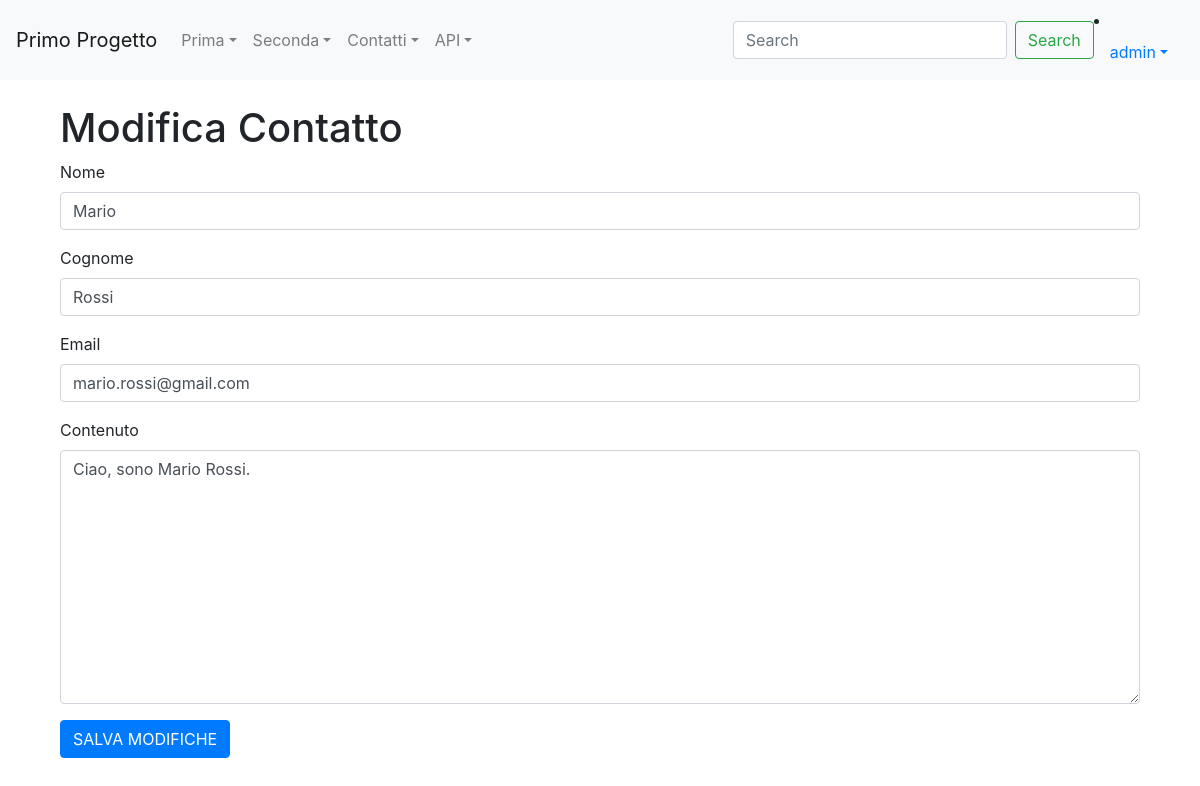
Screenshot of /forms_app/modifica_contatto/6/ (signed in) with the database file from the repository.
### forms_app/models.py (models this page shows)
class Contatto(models.Model):
    nome = models.CharField(max_length=100,blank=True)
    cognome = models.CharField(max_length=100,blank=True)
    email = models.EmailField(max_length=200,blank=True)
    contenuto = models.TextField(blank=True)

### forms_app/views.py (the view)
# urls.py: path('modifica_contatto/<int:pk>/', modifica_contatto, name = 'modifica_contatto'),
@login_required(login_url="/accounts/login")
def modifica_contatto(request, pk):
    contatto = get_object_or_404(Contatto, id=pk)
    if request.method == "GET":
        form = FormContatto(instance=contatto)
    if request.method == "POST":
        form = FormContatto(request.POST, instance=contatto)
        if form.is_valid():
            form.save()
            return redirect('forms_app:lista_contatti')
    context={'form':form, 'contatto': contatto}
    return render(request, 'modifica_contatto.html', context)

### forms_app/forms.py
class FormContatto(forms.ModelForm):
   class Meta:
    model = Contatto
    fields = "__all__"

### forms_app/templates/modifica_contatto.html (shortened to what this page needs)
{% extends "base.html" %}
{%block content %}
{% load crispy_forms_tags %}
<div class = "container">
    <h1>Modifica Contatto</h1>
    <form method ="post">
        {{form |crispy}}
        <input type="submit" class="btn btn-primary" value="SALVA MODIFICHE">
    </form>
</div>
{%endblock content%}

### templates/base.html (shortened to what this page needs)
<!DOCTYPE html>
{% load static %}
<html lang="it">
  <head>
    <link rel="stylesheet" href="https://cdn.jsdelivr.net/npm/bootstrap@4.5.3/dist/css/bootstrap.min.css" />
  </head>
  <body>
    <nav class="navbar navbar-expand-lg navbar-light bg-light">
      <a class="navbar-brand" href="#">Primo Progetto</a>
      <div class="collapse navbar-collapse" id="navbarSupportedContent">
        <ul class="navbar-nav mr-auto">
          <li class="nav-item dropdown">
            <a class="nav-link dropdown-toggle" href="#" id="navbarDropdown" role="button" data-toggle="dropdown" aria-haspopup="true" aria-expanded="false">Prima</a>
          </li>
          <li class="nav-item dropdown">
            <a class="nav-link dropdown-toggle" href="#" id="navbarDropdown" role="button" data-toggle="dropdown" aria-haspopup="true" aria-expanded="false">Seconda</a>
          </li>
          <li class="nav-item dropdown">
            <a class="nav-link dropdown-toggle" href="#" id="navbarDropdown" role="button" data-toggle="dropdown" aria-haspopup="true" aria-expanded="false">Contatti</a>
          </li>
          <li class="nav-item dropdown">
            <a class="nav-link dropdown-toggle" href="#" id="navbarDropdown" role="button" data-toggle="dropdown" aria-haspopup="true" aria-expanded="false">API</a>
          </li>
        </ul>
        <form class="form-inline my-2 my-lg-0">
          <input class="form-control mr-sm-2" type="search" placeholder="Search" aria-label="Search" />
          <button class="btn btn-outline-success my-2 my-sm-0" type="submit">Search</button>
        </form>
        {% if request.user.is_authenticated %}
        <li class="nav-item dropdown">
          <a class="nav-link dropdown-toggle" href="#" id="navbarDropdown" role="button" data-toggle="dropdown" aria-haspopup="true" aria-expanded="false">{{ request.user.username }}</a>
        </li>
      {% else %}
        <li class="nav-item">
          <a class="nav-link" href="{% url 'login' %}">Login</a>
        </li>
      {% endif %}
      </div>
    </nav>
    <div class="container my-4">
      {% block content %}
      {% endblock %}
    </div>
    <link rel="stylesheet" href="https://cdnjs.cloudflare.com/ajax/libs/font-awesome/5.15.4/css/all.min.css">
  </body>
</html>

### rows the page displays
Contatto: nome "Mario", cognome "Rossi", email "mario.rossi@gmail.com", contenuto "Ciao, sono Mario Rossi."

### other values shown
{{ request.user.username }} "admin"
